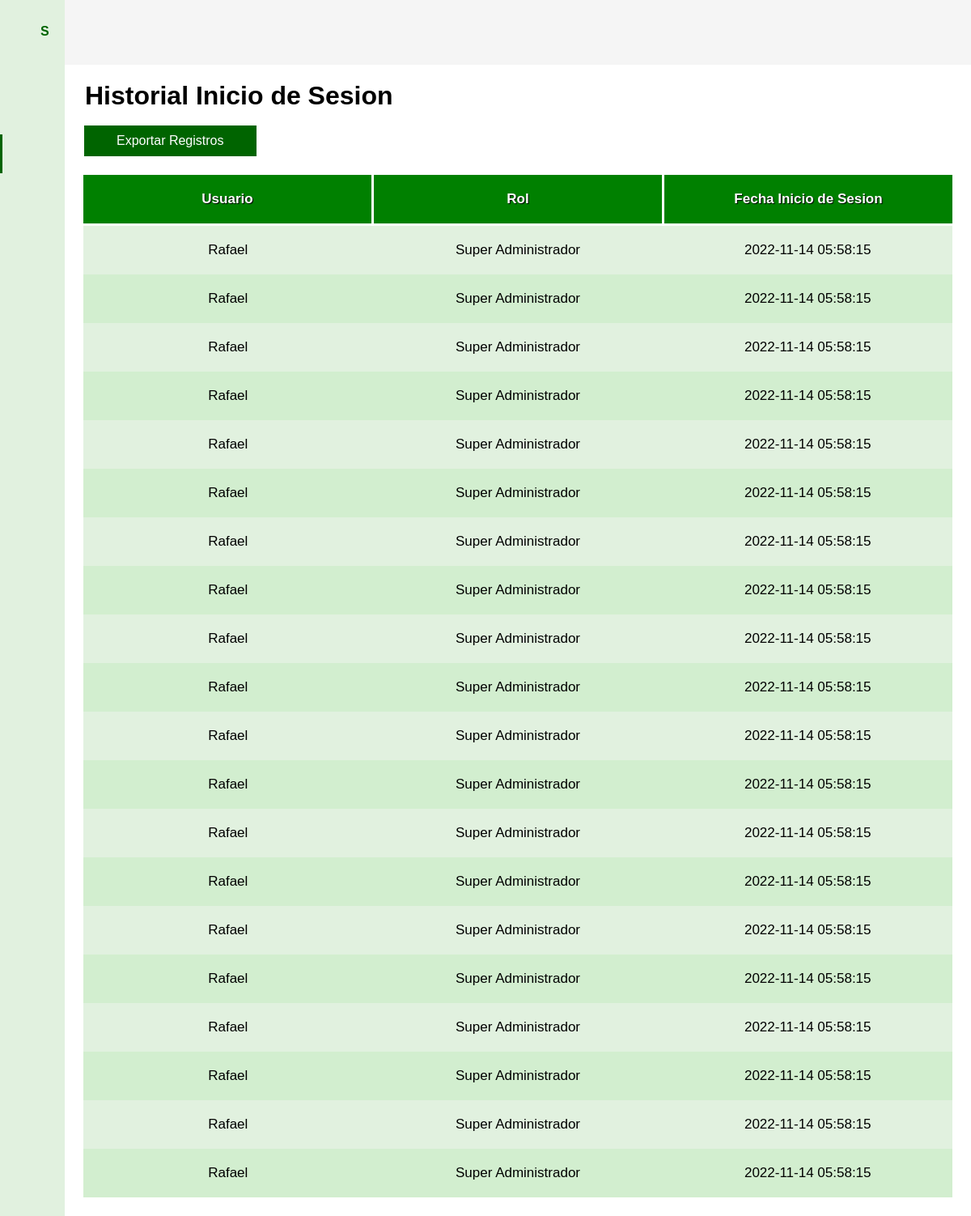
The app's page /historial_inicio_sesion.php (signed in), older data.
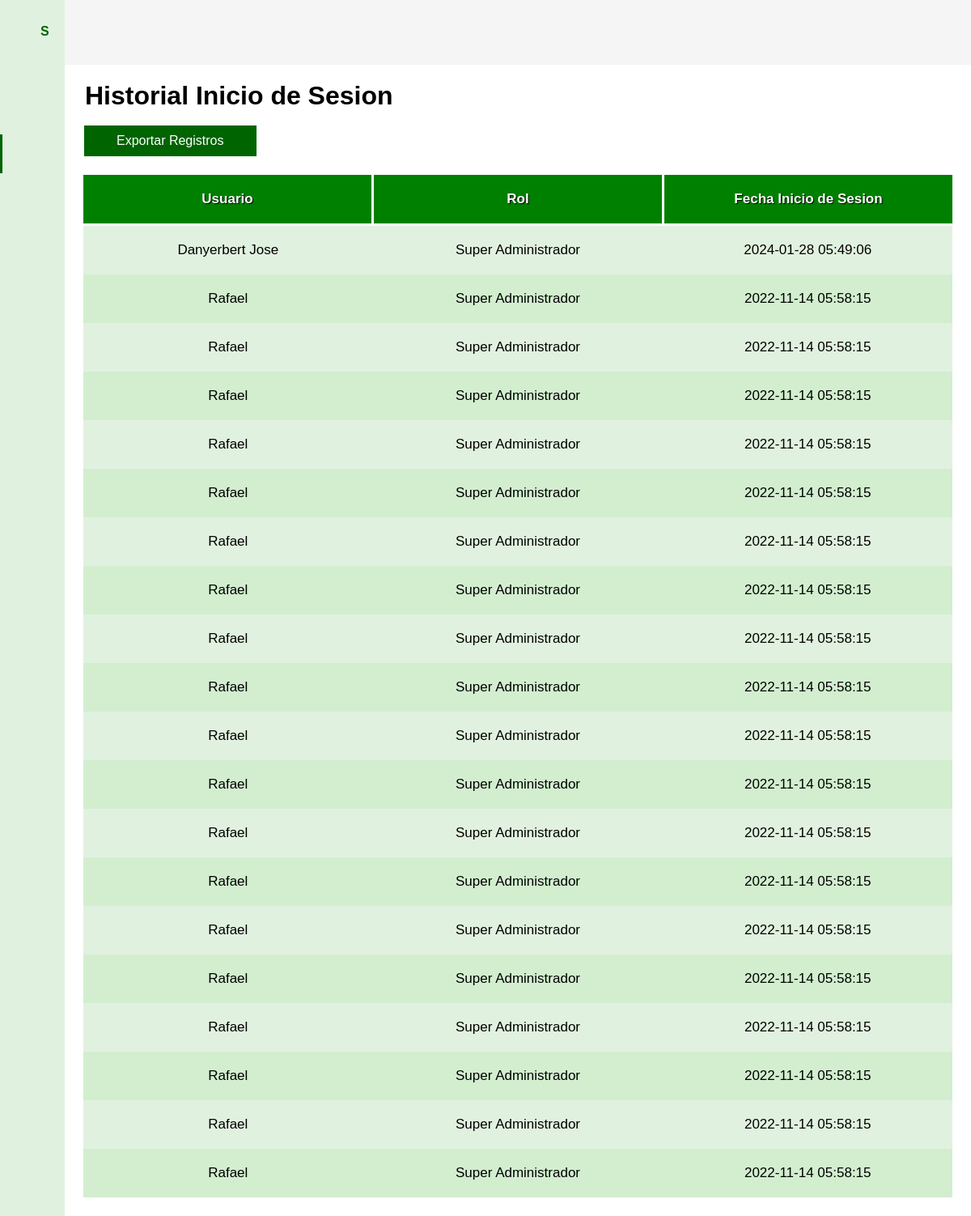
The same page, newer data.
### tables this page shows
CREATE TABLE `historial_inicio_sesion` (
  `id` int(11) NOT NULL,
  `fecha_registro` timestamp NOT NULL DEFAULT current_timestamp(),
  `usuario_id` int(11) NOT NULL
);

CREATE TABLE `usuarios` (
  `id` int(11) NOT NULL,
  `nombres` varchar(50) NOT NULL,
  `apellidos` varchar(50) NOT NULL,
  `tipo_documento` int(10) NOT NULL,
  `documento_identidad` int(20) NOT NULL,
  `correo` varchar(50) NOT NULL,
  `usuario` varchar(50) NOT NULL,
  `contrasena` varchar(50) NOT NULL,
  `fecha_registro` timestamp NULL DEFAULT current_timestamp(),
  `estatus` int(11) NOT NULL DEFAULT 1,
  `rol_id` int(11) NOT NULL
);

CREATE TABLE `roles` (
  `id` int(11) NOT NULL,
  `Nombre` varchar(50) NOT NULL
);

### historial_inicio_sesion.php (the view, shortened to what this page needs)
<?php
    include 'php/conexion.php';
    $historiallogin = "SELECT *, u.nombres AS nombreusuario, r.nombre AS rolusuario FROM historial_inicio_sesion h LEFT JOIN usuarios u on (h.usuario_id = u.id) INNER JOIN roles r ON (u.rol_id = r.id) ORDER BY h.id DESC limit 20";
    $ejecutarhistorial = mysqli_query($conexion, $historiallogin);
    $historialsesiones = $ejecutarhistorial;
?>
<!DOCTYPE html>
<html lang="en">
<head>
    <link href="https://cdn.lineicons.com/3.0/lineicons.css" rel="stylesheet">
    <link rel="stylesheet" href="css/consulta.css">
</head>
<body id="body">
    <header>
    </header>
    <div class="menu_lateral" id="menu_lateral">
        <div class="nombre_pagina">
            <h4>SICPRC</h4>
        </div>
        <div class="opciones_menu">
            <a href="inicio.php">
                <div class="opcion">
                </div>
            </a>
            <a href="cultivos.php" class="seleccion">
                <div class="opcion">
                </div>
            </a>
            <a href="sistemas_riego.php">
                <div class="opcion">
                    <h4>Sistema de Riego</h4>
                </div>
            </a>
            <a href="sensores_humedad.php">
                <div class="opcion">
                    <h4>Sensor de Humedad y Temperatura</h4>
                </div>
            </a>
            <a href="consulta.php">
                <div class="opcion">
                </div>
            </a>
            <a href="usuarios.php">
                <div class="opcion">
                </div>
            </a>
            <a href="mi_cuenta.php">
                <div class="opcion">
                </div>
            </a>
            <a href="php/cerrar_sesion.php">
                <div class="opcion">
                    <h4>Cerrar Sesión</h4>
                </div>
            </a>
        </div>
    </div>
    <main>
        <h1>Historial Inicio de Sesion</h1>
        <br>
    <div class="contenedor_login">
        <a href="php/historial_inicio_sesion.php"><button>Exportar Registros</button></a>
        <table id="tabla_historial_inicio_sesion">
                <thead>
                    <tr>
                        <th>Usuario</th>
                        <th>Rol</th>
                        <th>Fecha Inicio de Sesion</th>
                    </tr>
                </thead>
                <tbody>
                    <?php
                        foreach ($historialsesiones as $historialsesion) {
                    ?>
                    <tr>
                        <td><?php echo $historialsesion['nombreusuario']?></td>
                        <td><?php echo $historialsesion['rolusuario']?></td>
                        <td><?php echo $historialsesion['fecha_registro']?></td>
                    </tr>
                <?php
                }
                ?>
                </tbody>
            </table>
    </div>
    </main>
</body>
</html>

Row changes from the older to the newer data that the page shows:
no longer on this page (row unchanged): historial_inicio_sesion: usuario.nombres "Rafael", roles.Nombre "Super Administrador", usuario.fecha_registro "2022-11-14 05:58:15"
added historial_inicio_sesion: usuario.nombres "Danyerbert Jose", roles.Nombre "Super Administrador", usuario.fecha_registro "2024-01-28 05:49:06"
